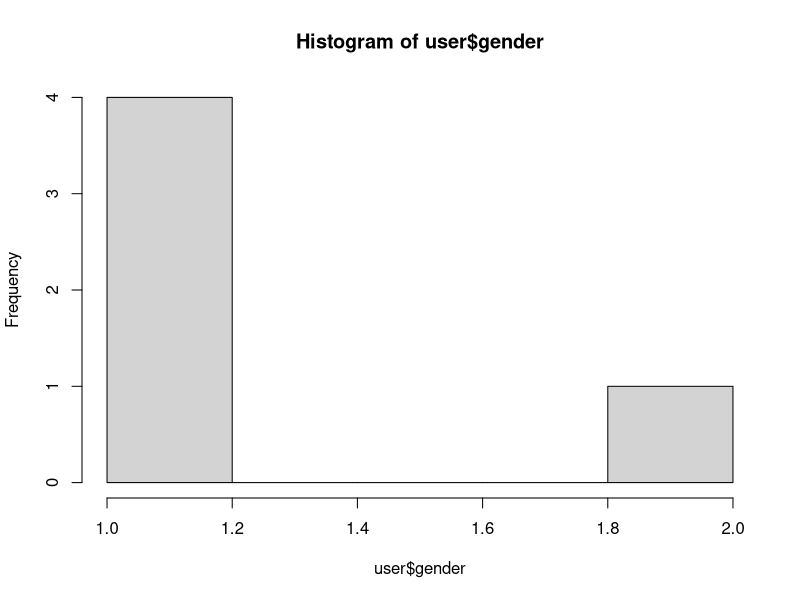

Recreate this plot in R.
#2번문제
name <- c("최민수","유관순","이순신","김유신","홍길동")
age <- c(55,45,45,53,15) #연령
gender <- c(1,2,1,1,1)   #1:남자 2:여자
job <- c("연예인","주부","군인","직장인","학생")
sat <- c(3,4,2,5,5)      #만족도
grade <- c("C","C","A","D","A")
total <- c(44.4,28.5,43.5,NA,27.1) #총구매금액(NA:결측치)
#조건1 위 7개의 벡터를 칼럼으로 갖는 user 데이터프레임을 생성하시오.
user <- data.frame(name=name,age=age,gender=gender,job=job,sat=sat,grade=grade,total=total)
user
class(user)
#조건2 gender 변수를 이용하여 히스토그램을 그리시오.
hist(user$gender)
# 데이터프레임 user에서 짝수 행만 선택해서 user2에 넣으시오
user2<-user[c(2,4),]
user2
#혹은 
nrow(user)
seq(0,nrow(user),2)
user2 <- user[seq(2,nrow(user),2),]
user2
#3번 문제 Data를 대상으로 apply()를 적용하여 행/열 방향으로 조건에 맞게 통계량을 구하시오.
kor <- c(90,85,90)
eng <- c(70,85,75)
mat <- c(86,92,88)
#조건1 3개의 과목점수를 이용하여 데이터프레임(Data)을 생성하시오
Data <- data.frame(kor=kor,eng=eng,mat=eng)
Data
#조건2 행/열 방향으로 max()함수를 적용하여 최대값을 구하시오.
apply(Data,1,max) #행방향
apply(Data,2,max) #열방향향
#조건3 행/열 방향으로 mean()함수를 적용하여 평균을 구하여 소수점 23자리까지 표현하시오.
round(apply(Data,1,mean),2)
round(apply(Data,2,mean),2)
#조건4 행 단위의 분산과 표준편차를 구하시오.
apply(Data,1,var) #분산
apply(Data,1,sd)  #표준편차

#4 다음의 Data2 객체를 대상으로 정규표현식을 적용하여 문자열을 처리하시오.
#조건1 일자별 수입을 다음과 같이 출력하시오
install.packages("stringr")
library(stringr)
Data2 <- c("2017-02-05 수입3000원",
           "2017-02-06 수입4500원",
           "2017-02-07 수입2500원")

a<-str_extract_all(Data2,'[0-9]{4}[가-힣]{1}')
mode(a)
unlist(a)
#조건2 "-- 수입원" "-- 수입원" "-- 수입원" 
unlist(str_remove_all(Data2,'[0-9]{2,}'))
#조건3  "2017/02/05 수입3000원" "2017/02/06 수입4500원" "2017/02/07 수입2500원"
unlist(str_replace_all(Data2,"-","/"))
#조건4 모든 원소를 쉼표(,)에 의해서 하나의 문자열로 합치시오.
paste(Data2, collapse = ",")

#3장 
#2 R에서 제공하는 CO2데이터 셋을 대상으로 다음과 같은 단계로 파일에 저장하시오.
CO2[1:5,]

# 단계1 Treatment 칼럼 값이 'nonchilled'인 경우 'CO2_df1.csv'파일로 행 번호를 제외하고 저장한다.
CO2_df1<-subset(CO2,Treatment=='nonchilled')
write.csv(CO2_df1,"CO2_df1.csv",row.names = F)

#단계2 Treatment 칼럼 값이 'chilled'인 경우 'CO2_df2.csv'파일로 행 번호를 제외하고 저장한다.
CO2_df2<-subset(CO2,Treatment=='chilled')
write.csv(CO2_df2,"CO2_df2.csv",row.names = F)
